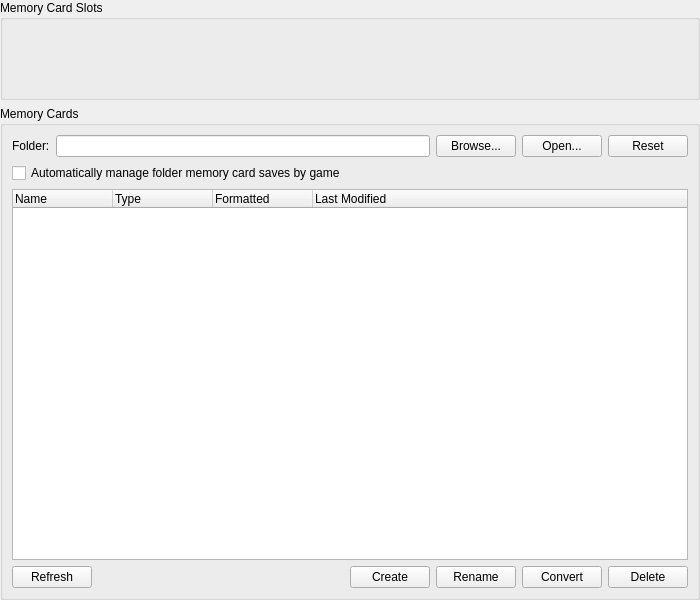
<?xml version="1.0" encoding="UTF-8"?>
<ui version="4.0">
 <class>MemoryCardSettingsWidget</class>
 <widget class="QWidget" name="MemoryCardSettingsWidget">
  <property name="geometry">
   <rect>
    <x>0</x>
    <y>0</y>
    <width>700</width>
    <height>600</height>
   </rect>
  </property>
  <layout class="QVBoxLayout" name="verticalLayout" stretch="0,1,0">
   <property name="leftMargin">
    <number>0</number>
   </property>
   <property name="topMargin">
    <number>0</number>
   </property>
   <property name="rightMargin">
    <number>0</number>
   </property>
   <property name="bottomMargin">
    <number>0</number>
   </property>
   <item>
    <widget class="QGroupBox" name="slotGroupBox">
     <property name="sizePolicy">
      <sizepolicy hsizetype="Preferred" vsizetype="Fixed">
       <horstretch>0</horstretch>
       <verstretch>0</verstretch>
      </sizepolicy>
     </property>
     <property name="minimumSize">
      <size>
       <width>0</width>
       <height>100</height>
      </size>
     </property>
     <property name="maximumSize">
      <size>
       <width>16777215</width>
       <height>100</height>
      </size>
     </property>
     <property name="title">
      <string>Memory Card Slots</string>
     </property>
     <layout class="QGridLayout" name="gridLayout"/>
    </widget>
   </item>
   <item>
    <widget class="QGroupBox" name="cardGroupBox">
     <property name="title">
      <string>Memory Cards</string>
     </property>
     <layout class="QVBoxLayout" name="verticalLayout_2">
      <item>
       <layout class="QHBoxLayout" name="horizontalLayout">
        <item>
         <widget class="QLabel" name="label">
          <property name="text">
           <string>Folder:</string>
          </property>
          <property name="buddy">
           <cstring>directory</cstring>
          </property>
         </widget>
        </item>
        <item>
         <widget class="QLineEdit" name="directory"/>
        </item>
        <item>
         <widget class="QPushButton" name="browse">
          <property name="text">
           <string>Browse...</string>
          </property>
         </widget>
        </item>
        <item>
         <widget class="QPushButton" name="open">
          <property name="text">
           <string>Open...</string>
          </property>
         </widget>
        </item>
        <item>
         <widget class="QPushButton" name="reset">
          <property name="text">
           <string>Reset</string>
          </property>
         </widget>
        </item>
       </layout>
      </item>
      <item>
       <widget class="QCheckBox" name="folderCardAutoManage">
        <property name="toolTip">
         <string>When enabled, only saves for the running game are shown on folder memory cards. All saves remain visible when no game is identified.</string>
        </property>
        <property name="text">
         <string>Automatically manage folder memory card saves by game</string>
        </property>
       </widget>
      </item>
      <item>
       <widget class="MemoryCardListWidget" name="cardList">
        <property name="rootIsDecorated">
         <bool>false</bool>
        </property>
        <column>
         <property name="text">
          <string>Name</string>
         </property>
        </column>
        <column>
         <property name="text">
          <string>Type</string>
         </property>
        </column>
        <column>
         <property name="text">
          <string>Formatted</string>
         </property>
        </column>
        <column>
         <property name="text">
          <string>Last Modified</string>
         </property>
        </column>
       </widget>
      </item>
      <item>
       <layout class="QHBoxLayout" name="horizontalLayout_2">
        <item>
         <widget class="QPushButton" name="refreshCard">
          <property name="text">
           <string>Refresh</string>
          </property>
         </widget>
        </item>
        <item>
         <spacer name="horizontalSpacer">
          <property name="orientation">
           <enum>Qt::Orientation::Horizontal</enum>
          </property>
          <property name="sizeHint" stdset="0">
           <size>
            <width>40</width>
            <height>0</height>
           </size>
          </property>
         </spacer>
        </item>
        <item>
         <widget class="QPushButton" name="createCard">
          <property name="text">
           <string>Create</string>
          </property>
         </widget>
        </item>
        <item>
         <widget class="QPushButton" name="renameCard">
          <property name="text">
           <string>Rename</string>
          </property>
         </widget>
        </item>
        <item>
         <widget class="QPushButton" name="convertCard">
          <property name="text">
           <string>Convert</string>
          </property>
         </widget>
        </item>
        <item>
         <widget class="QPushButton" name="deleteCard">
          <property name="text">
           <string>Delete</string>
          </property>
         </widget>
        </item>
       </layout>
      </item>
     </layout>
    </widget>
   </item>
  </layout>
 </widget>
 <customwidgets>
  <customwidget>
   <class>MemoryCardListWidget</class>
   <extends>QTreeWidget</extends>
   <header>Settings/MemoryCardSettingsWidget.h</header>
  </customwidget>
 </customwidgets>
 <tabstops>
  <tabstop>directory</tabstop>
  <tabstop>browse</tabstop>
  <tabstop>open</tabstop>
  <tabstop>reset</tabstop>
  <tabstop>folderCardAutoManage</tabstop>
  <tabstop>cardList</tabstop>
  <tabstop>refreshCard</tabstop>
  <tabstop>createCard</tabstop>
  <tabstop>renameCard</tabstop>
  <tabstop>convertCard</tabstop>
  <tabstop>deleteCard</tabstop>
 </tabstops>
 <resources/>
 <connections/>
</ui>
